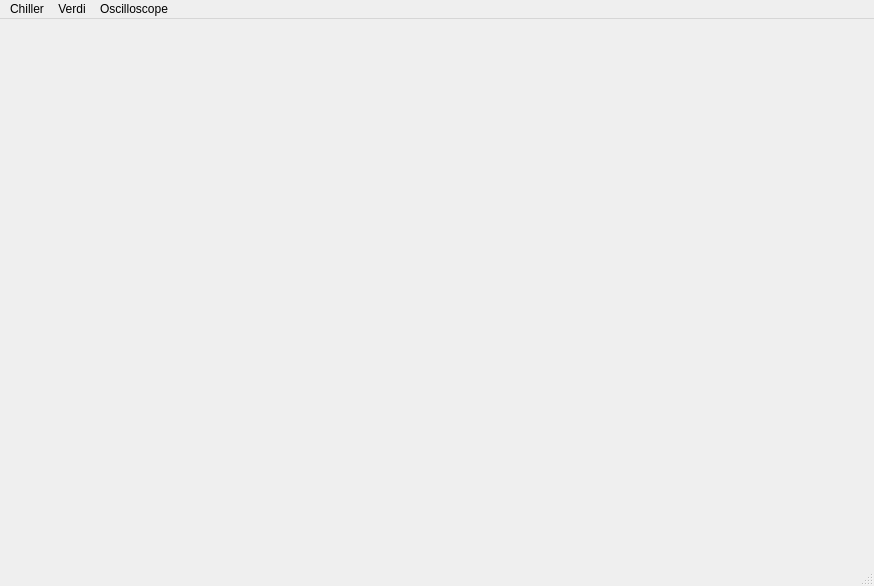
<?xml version="1.0" encoding="UTF-8"?>
<ui version="4.0">
 <class>MainWindow</class>
 <widget class="QMainWindow" name="MainWindow">
  <property name="geometry">
   <rect>
    <x>0</x>
    <y>0</y>
    <width>874</width>
    <height>586</height>
   </rect>
  </property>
  <property name="windowTitle">
   <string>Mira Control</string>
  </property>
  <widget class="QWidget" name="centralwidget"/>
  <widget class="QMenuBar" name="menubar">
   <property name="geometry">
    <rect>
     <x>0</x>
     <y>0</y>
     <width>874</width>
     <height>31</height>
    </rect>
   </property>
   <widget class="QMenu" name="menuChiller">
    <property name="title">
     <string>Chiller</string>
    </property>
    <widget class="QMenu" name="menuChiller_Log">
     <property name="enabled">
      <bool>false</bool>
     </property>
     <property name="title">
      <string>Chiller Log</string>
     </property>
     <addaction name="actionChiller_Log_Start"/>
     <addaction name="actionChiller_Log_End"/>
    </widget>
    <addaction name="actionConnection_to_Chiller"/>
    <addaction name="separator"/>
    <addaction name="actionChiller_Control"/>
    <addaction name="menuChiller_Log"/>
   </widget>
   <widget class="QMenu" name="menuVerdi">
    <property name="title">
     <string>Verdi</string>
    </property>
    <widget class="QMenu" name="menuVerdi_Log">
     <property name="enabled">
      <bool>false</bool>
     </property>
     <property name="title">
      <string>Verdi_Log</string>
     </property>
     <addaction name="actionVerdi_Log_Start"/>
     <addaction name="actionVerdi_Log_End"/>
    </widget>
    <addaction name="actionConnection_to_Verdi"/>
    <addaction name="separator"/>
    <addaction name="actionFront_Panel"/>
    <addaction name="separator"/>
    <addaction name="actionLaser_Status"/>
    <addaction name="actionServo_Status"/>
    <addaction name="actionDiode_Parameters"/>
    <addaction name="actionFault_Status"/>
    <addaction name="menuVerdi_Log"/>
   </widget>
   <widget class="QMenu" name="menuOscilloscope">
    <property name="title">
     <string>Oscilloscope</string>
    </property>
    <addaction name="actionConnection_to_TDS220"/>
    <addaction name="separator"/>
    <addaction name="actionOscilloscopeControl"/>
   </widget>
   <addaction name="menuChiller"/>
   <addaction name="menuVerdi"/>
   <addaction name="menuOscilloscope"/>
  </widget>
  <widget class="QStatusBar" name="statusbar"/>
  <action name="actionFront_Panel">
   <property name="enabled">
    <bool>false</bool>
   </property>
   <property name="text">
    <string>Front Panel</string>
   </property>
  </action>
  <action name="actionLaser_Status">
   <property name="enabled">
    <bool>false</bool>
   </property>
   <property name="text">
    <string>Laser Status</string>
   </property>
  </action>
  <action name="actionDiode_Parameters">
   <property name="enabled">
    <bool>false</bool>
   </property>
   <property name="text">
    <string>Diode Parameters</string>
   </property>
  </action>
  <action name="actionFault_Status">
   <property name="enabled">
    <bool>false</bool>
   </property>
   <property name="text">
    <string>Fault Status</string>
   </property>
  </action>
  <action name="actionServo_Status">
   <property name="enabled">
    <bool>false</bool>
   </property>
   <property name="text">
    <string>Servo Status</string>
   </property>
  </action>
  <action name="actionConnection_to_Verdi">
   <property name="text">
    <string>Connection to Verdi</string>
   </property>
  </action>
  <action name="actionConnection_to_Chiller">
   <property name="text">
    <string>Connection to Chiller</string>
   </property>
  </action>
  <action name="actionChiller_Control">
   <property name="enabled">
    <bool>false</bool>
   </property>
   <property name="text">
    <string>Chiller Control</string>
   </property>
  </action>
  <action name="actionConnection_to_TDS220">
   <property name="text">
    <string>Connection to TDS220</string>
   </property>
  </action>
  <action name="actionOscilloscopeControl">
   <property name="enabled">
    <bool>false</bool>
   </property>
   <property name="text">
    <string>Oscilloscope control</string>
   </property>
  </action>
  <action name="actionVerdi_Log_Start">
   <property name="text">
    <string>Verdi_Log_Start</string>
   </property>
  </action>
  <action name="actionVerdi_Log_End">
   <property name="text">
    <string>Verdi_Log_End</string>
   </property>
  </action>
  <action name="actionChiller_Log_Start">
   <property name="text">
    <string>Chiller Log Start</string>
   </property>
  </action>
  <action name="actionChiller_Log_End">
   <property name="text">
    <string>Chiller Log End</string>
   </property>
  </action>
 </widget>
 <resources/>
 <connections>
  <connection>
   <sender>actionFront_Panel</sender>
   <signal>triggered()</signal>
   <receiver>MainWindow</receiver>
   <slot>openVerdiFrontPanel()</slot>
   <hints>
    <hint type="sourcelabel">
     <x>-1</x>
     <y>-1</y>
    </hint>
    <hint type="destinationlabel">
     <x>436</x>
     <y>335</y>
    </hint>
   </hints>
  </connection>
  <connection>
   <sender>actionLaser_Status</sender>
   <signal>triggered()</signal>
   <receiver>MainWindow</receiver>
   <slot>openVerdiLaserStatus()</slot>
   <hints>
    <hint type="sourcelabel">
     <x>-1</x>
     <y>-1</y>
    </hint>
    <hint type="destinationlabel">
     <x>436</x>
     <y>335</y>
    </hint>
   </hints>
  </connection>
  <connection>
   <sender>actionDiode_Parameters</sender>
   <signal>triggered()</signal>
   <receiver>MainWindow</receiver>
   <slot>openVerdiDiodeParameters()</slot>
   <hints>
    <hint type="sourcelabel">
     <x>-1</x>
     <y>-1</y>
    </hint>
    <hint type="destinationlabel">
     <x>436</x>
     <y>335</y>
    </hint>
   </hints>
  </connection>
  <connection>
   <sender>actionFault_Status</sender>
   <signal>triggered()</signal>
   <receiver>MainWindow</receiver>
   <slot>openVerdiFaultStatus()</slot>
   <hints>
    <hint type="sourcelabel">
     <x>-1</x>
     <y>-1</y>
    </hint>
    <hint type="destinationlabel">
     <x>436</x>
     <y>335</y>
    </hint>
   </hints>
  </connection>
  <connection>
   <sender>actionServo_Status</sender>
   <signal>triggered()</signal>
   <receiver>MainWindow</receiver>
   <slot>openVerdiServoStatus()</slot>
   <hints>
    <hint type="sourcelabel">
     <x>-1</x>
     <y>-1</y>
    </hint>
    <hint type="destinationlabel">
     <x>436</x>
     <y>335</y>
    </hint>
   </hints>
  </connection>
  <connection>
   <sender>actionConnection_to_Verdi</sender>
   <signal>triggered()</signal>
   <receiver>MainWindow</receiver>
   <slot>openVerdiConnection()</slot>
   <hints>
    <hint type="sourcelabel">
     <x>-1</x>
     <y>-1</y>
    </hint>
    <hint type="destinationlabel">
     <x>436</x>
     <y>335</y>
    </hint>
   </hints>
  </connection>
  <connection>
   <sender>actionConnection_to_Chiller</sender>
   <signal>triggered()</signal>
   <receiver>MainWindow</receiver>
   <slot>openChillerConnection()</slot>
   <hints>
    <hint type="sourcelabel">
     <x>-1</x>
     <y>-1</y>
    </hint>
    <hint type="destinationlabel">
     <x>436</x>
     <y>314</y>
    </hint>
   </hints>
  </connection>
  <connection>
   <sender>actionChiller_Control</sender>
   <signal>triggered()</signal>
   <receiver>MainWindow</receiver>
   <slot>openChillerControlPanel()</slot>
   <hints>
    <hint type="sourcelabel">
     <x>-1</x>
     <y>-1</y>
    </hint>
    <hint type="destinationlabel">
     <x>436</x>
     <y>314</y>
    </hint>
   </hints>
  </connection>
  <connection>
   <sender>actionConnection_to_TDS220</sender>
   <signal>triggered()</signal>
   <receiver>MainWindow</receiver>
   <slot>openTDS220_Connection()</slot>
   <hints>
    <hint type="sourcelabel">
     <x>-1</x>
     <y>-1</y>
    </hint>
    <hint type="destinationlabel">
     <x>436</x>
     <y>292</y>
    </hint>
   </hints>
  </connection>
  <connection>
   <sender>actionOscilloscopeControl</sender>
   <signal>triggered()</signal>
   <receiver>MainWindow</receiver>
   <slot>openOscilloscopeControl()</slot>
   <hints>
    <hint type="sourcelabel">
     <x>-1</x>
     <y>-1</y>
    </hint>
    <hint type="destinationlabel">
     <x>436</x>
     <y>292</y>
    </hint>
   </hints>
  </connection>
  <connection>
   <sender>actionVerdi_Log_Start</sender>
   <signal>triggered()</signal>
   <receiver>MainWindow</receiver>
   <slot>openVerdi_Log_Start()</slot>
   <hints>
    <hint type="sourcelabel">
     <x>-1</x>
     <y>-1</y>
    </hint>
    <hint type="destinationlabel">
     <x>436</x>
     <y>292</y>
    </hint>
   </hints>
  </connection>
  <connection>
   <sender>actionVerdi_Log_End</sender>
   <signal>triggered()</signal>
   <receiver>MainWindow</receiver>
   <slot>openVerdi_Log_End()</slot>
   <hints>
    <hint type="sourcelabel">
     <x>-1</x>
     <y>-1</y>
    </hint>
    <hint type="destinationlabel">
     <x>436</x>
     <y>292</y>
    </hint>
   </hints>
  </connection>
  <connection>
   <sender>actionChiller_Log_Start</sender>
   <signal>triggered()</signal>
   <receiver>MainWindow</receiver>
   <slot>openChiller_Log_Start()</slot>
   <hints>
    <hint type="sourcelabel">
     <x>-1</x>
     <y>-1</y>
    </hint>
    <hint type="destinationlabel">
     <x>436</x>
     <y>292</y>
    </hint>
   </hints>
  </connection>
  <connection>
   <sender>actionChiller_Log_End</sender>
   <signal>triggered()</signal>
   <receiver>MainWindow</receiver>
   <slot>openChiller_Log_End()</slot>
   <hints>
    <hint type="sourcelabel">
     <x>-1</x>
     <y>-1</y>
    </hint>
    <hint type="destinationlabel">
     <x>436</x>
     <y>292</y>
    </hint>
   </hints>
  </connection>
 </connections>
 <slots>
  <slot>openVerdiFrontPanel()</slot>
  <slot>openVerdiLaserStatus()</slot>
  <slot>openVerdiServoStatus()</slot>
  <slot>openVerdiDiodeParameters()</slot>
  <slot>openVerdiFaultStatus()</slot>
  <slot>openVerdiConnection()</slot>
  <slot>openChillerControlPanel()</slot>
  <slot>openChillerConnection()</slot>
  <slot>openOscilloscopeControl()</slot>
  <slot>openVerdi_Log_Start()</slot>
  <slot>openVerdi_Log_End()</slot>
  <slot>openTDS220_Connection()</slot>
  <slot>openChiller_Log_Start()</slot>
  <slot>openChiller_Log_End()</slot>
 </slots>
</ui>
